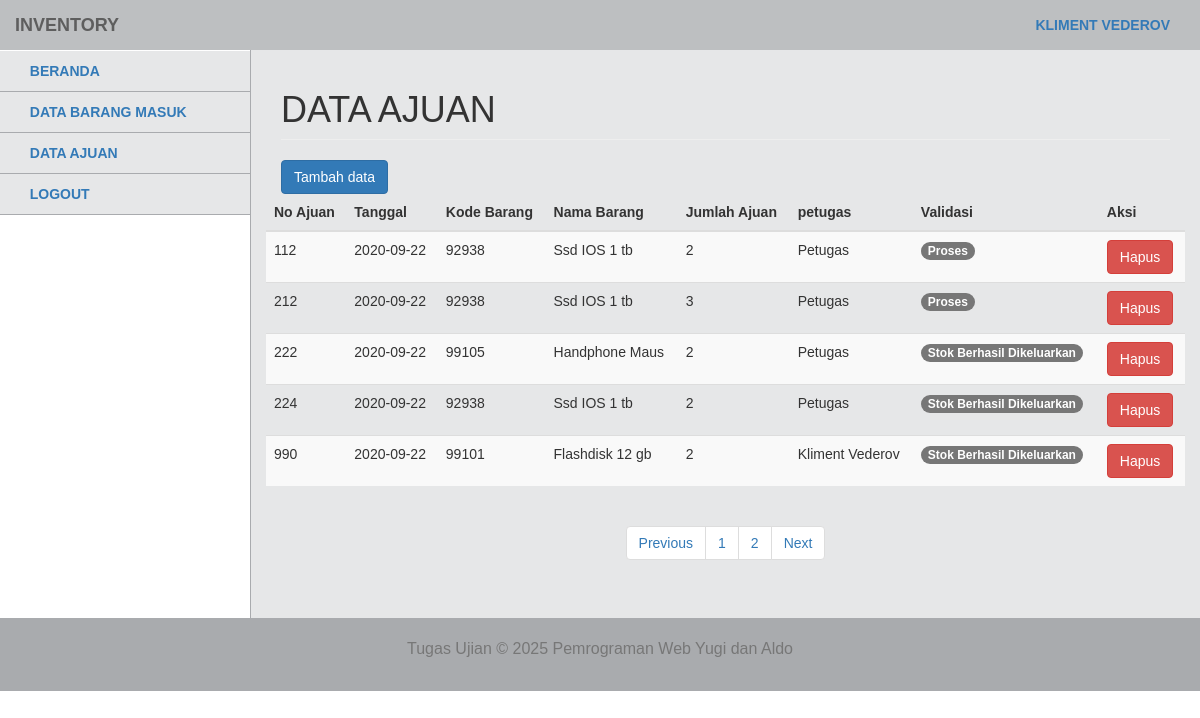
Page /petugas/index.php?m=ajuan&s=awal (signed in) on the committed database.
### tables this page shows
CREATE TABLE `tb_petugas` (
  `id_petugas` int(11) NOT NULL,
  `username` varchar(255) NOT NULL,
  `password` varchar(255) NOT NULL,
  `nama` varchar(255) NOT NULL,
  `telepon` varchar(255) NOT NULL
);

CREATE TABLE `tb_ajuan` (
  `no_ajuan` int(11) NOT NULL,
  `tanggal` varchar(255) NOT NULL,
  `kode_brg` varchar(11) NOT NULL,
  `nama_brg` varchar(255) NOT NULL,
  `stok` int(11) NOT NULL,
  `jml_ajuan` int(11) NOT NULL,
  `petugas` varchar(255) NOT NULL,
  `val` int(11) NOT NULL
);

### petugas/modul/ajuan/paging.php (the view, shortened to what this page needs)
<head>
</head>
<?php
$batas = 5;
$halaman = isset($_GET['halaman']) ? (int)$_GET['halaman'] : 1;
$halaman_awal = ($halaman>1) ? ($halaman * $batas) - $batas : 0;
$next = $halaman + 1;
$data = mysqli_query($koneksi, "SELECT * FROM tb_ajuan");
$jumlah_data = mysqli_num_rows($data);
$total_halaman = ceil($jumlah_data / $batas);
$data_brg_in = mysqli_query($koneksi, "SELECT * FROM tb_ajuan LIMIT $halaman_awal, $batas");
while ($row=mysqli_fetch_array($data_brg_in)) {
 ?>
  <tr>
                                                <td><?php echo $row['no_ajuan']; ?></td>
                                                <td><?php echo $row['tanggal']; ?></td>
                                                 <td><?php echo $row['kode_brg']; ?></td>
                                                <td><?php echo $row['nama_brg']; ?></td>
                                                <td><?php echo $row['jml_ajuan']; ?></td>
                                                <td><?php echo $row['petugas']; ?></td>
                                                <td>
                                                <?php
                                                    if ($row['val']==1) {
                                                ?>
                                                <span class="badge badge-pill badge-primary">Proses</span>
                                            <?php
                                                }else{
                                             ?>
                                                    <span class="badge badge-pill badge-success">Stok Berhasil Dikeluarkan</span>
                                                <?php } ?>
                                            </td>
                                                <td><a href="index.php?m=ajuan&s=hapus&no_ajuan=<?php echo $row['no_ajuan'];?>" onclick="return confirm('Yakin Akan dihapus?')"><button class="btn btn-danger">Hapus</button></a></td>
                                            </tr>
                                        <?php } ?>

### petugas/modul/ajuan/title.php (shortened to what this page needs)
<!DOCTYPE html>
<html>
  <head>
    <link href="../vendor/css/bootstrap/bootstrap.min.css" rel="stylesheet">
     <link href="../vendor/css/bootstrap/bootstrap.css" rel="stylesheet">
    <link href="../vendor/font-awesome/css/font-awesome.min.css" rel="stylesheet" type="text/css">
    <link href="../css/tampilanadmin.css" rel="stylesheet">
  </head>
  <body>
    <div id="wrapper">
      <nav class="navbar navbar-default navbar-static-top" role="navigation" style="margin-bottom: 0">
          <div class="navbar-header">
            <a class="navbar-brand">Inventory</a>
          </div>
          <?php
          $id = $_SESSION['idinv2'];
           $sql = "SELECT * FROM tb_petugas WHERE id_petugas = '$id'";
           $query = mysqli_query($koneksi, $sql);
            $r = mysqli_fetch_array($query);
           ?>
            <ul class="nav navbar-top-links navbar-right">
            <li class="dropdown">
              <a class="dropdown-toggle" data-toggle="dropdown" href="#">
             </i> <?php echo $r['nama']; ?>
              </a>
            </li>
          </ul>
         <div class="navbar-default sidebar" role="navigation">
          <div class="sidebar-nav navbar-collapse">
            <ul class="nav" id="side-menu">
              <li>
                <a href="?m=awal.php">
                  <i class="fa fa-dashboard"></i> Beranda
                </a>
              </li>
              <li>
                <a href="?m=barangMasuk&s=awal">
                  <i class="fa fa-cart-arrow-down"></i> Data Barang Masuk
                </a>
              </li>
                            <li>
                <a href="?m=ajuan&s=awal">
                  <i class="fa fa-gift"></i> Data Ajuan
                </a>
              </li>
              <li>
                <a href="logout.php" onclick="return confirm('yakin ingin logout?');">
                  <i class="fa fa-warning"></i> Logout
                </a>
              </li>
            </ul>
          </div>
        </div>
      </nav>
      <div id="page-wrapper">
        <div class="row">
          <div class="col-lg-12">
            <h1 class="page-header">Data Ajuan</h1>
          </div>
        </div>
<button type="button" class="btn btn-primary" data-toggle="modal" data-target="#exampleModalCenter">
  Tambah data
</button>
         <div class="row">
                                <div class="table-responsive table--no-card m-b-30">
                                    <table class="table table-borderless table-striped table-earning">
                                        <thead>
                                            <tr>
                                 <th>No Ajuan</th>
                                 <th>Tanggal</th>
                                 <th>Kode Barang</th>
                                 <th>Nama Barang</th>
                                 <th>Jumlah Ajuan</th>
                                 <th>petugas</th>
                                 <th>Validasi</th>
                                <th>Aksi</th>
                                            </tr>
                                        </thead>
                                        <tbody>
                                           <?php
                                            include 'paging.php';
                                            ?>
                                        </tbody>
                                    </table>
                                       <center><ul class="pagination justify-content-center">
                <li class="page-item">
                    <a class="page-link" <?php if($halaman > 1){ echo "href='?m=ajuan&s=awal&halaman=$previous'"; } ?>>Previous</a>
                </li>
                <?php
                for($x=1;$x<=$total_halaman;$x++){
                    ?>
                    <li class="page-item"><a class="page-link" href="?m=ajuan&s=awal&halaman=<?php echo $x ?>"><?php echo $x; ?></a></li>
                    <?php
                }
                ?>
                <li class="page-item">
                    <a  class="page-link" <?php if($halaman < $total_halaman) { echo "href='?m=ajuan&s=awal&halaman=$next'"; } ?>>Next</a>
                </li>
            </ul>
              </center>
                                </div>
                            </div>
      </div>
    </div>
    <footer class="text-center">
      <div class="footer-below">
        <div class="container">
          <div class="row">
            <div class="col-lg-12">
            <p class="text-muted" style="font-size: 16px;">Tugas Ujian &copy; <script>document.write(new Date().getFullYear());</script> Pemrograman Web Yugi dan Aldo</p>
            </div>
          </div>
        </div>
      </div>
    </footer>
  </body>
</html>

### css/tampilanadmin.css (style rules this page uses)
body { font-family: Arial, sans-serif; }
p { font-size: 15px; }
h1 { text-transform: uppercase; font-weight: 500; }
#wrapper { width: 100%; }
#page-wrapper { padding: 0 15px; min-height: 568px; background-color: #E6E7E8; }
@media (min-width: 768px) { #page-wrapper { position: inherit; margin: 0 0 0 250px; padding: 0 30px; border-left: 1px solid #A9ABAE; } }
.navbar { background-color: #BDBFC1; font-weight: 700; font-family: arial; text-transform: uppercase; border: none; }
.navbar-top-links { margin-right: 0; }
.navbar-top-links li { display: inline-block; }
.navbar-top-links li:last-child { margin-right: 15px; }
.navbar-top-links li a { padding: 15px; min-height: 50px; }
.sidebar { background-color: #E6E7E8; }
.sidebar .sidebar-nav.navbar-collapse { padding-left: 0; padding-right: 0; }
.sidebar ul li { border-bottom: 1px solid #A9ABAE; }
@media (min-width: 768px) { .sidebar { z-index: 1; position: absolute; width: 250px; margin-top: 51px; } }
@media (min-width: 768px) { .navbar-top-links { margin-left: auto; } }
footer { color: black; font-size: 15px; }
footer .footer-below { padding: 20px 0; background-color: #A9ABAE; }

### rows in the picture
tb_petugas: nama "KLIMENT VEDEROV"
tb_ajuan: no_ajuan "112", tanggal "2020-09-22", kode_brg "92938", nama_brg "Ssd IOS 1 tb", jml_ajuan "2", petugas "Petugas", val "Proses"
tb_ajuan: no_ajuan "212", tanggal "2020-09-22", kode_brg "92938", nama_brg "Ssd IOS 1 tb", jml_ajuan "3", petugas "Petugas", val "Proses"
tb_ajuan: no_ajuan "222", tanggal "2020-09-22", kode_brg "99105", nama_brg "Handphone Maus", jml_ajuan "2", petugas "Petugas", val "Stok Berhasil Dikeluarkan"
tb_ajuan: no_ajuan "224", tanggal "2020-09-22", kode_brg "92938", nama_brg "Ssd IOS 1 tb", jml_ajuan "2", petugas "Petugas", val "Stok Berhasil Dikeluarkan"
tb_ajuan: no_ajuan "990", tanggal "2020-09-22", kode_brg "99101", nama_brg "Flashdisk 12 gb", jml_ajuan "2", petugas "Kliment Vederov", val "Stok Berhasil Dikeluarkan"
